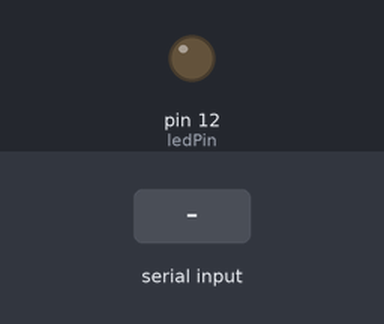
A sketch run on a simulated Arduino Uno, built with avr-gcc and run on an emulated ATmega328P. Parts: output pins drawn as LEDs (lit = HIGH). The inputs (shaded band) are chosen by the test bench.

Above: at 1.2 s.
1.3 s: "1" received over Serial
At 2.4 s:
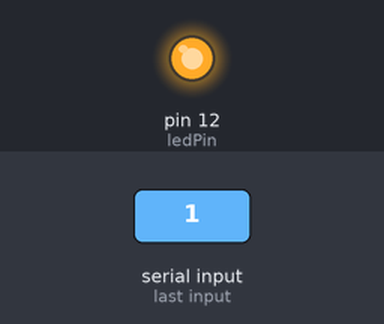
2.8 s: "0" received over Serial
At 3.5 s:
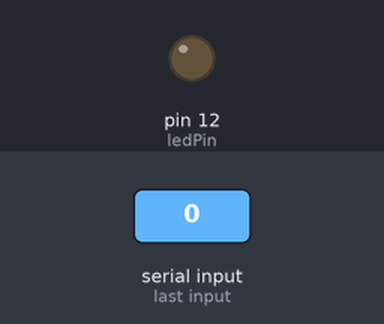
Timing chart, 0 to 5.8 s (numbered marks = the images above; inputs shaded):
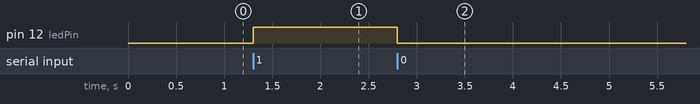

Measured:
- after the input at 1.3 s, pin 12 (ledPin): LOW → HIGH at once
- after the input at 2.8 s, pin 12 (ledPin): HIGH → LOW at once

The sketch:

arduino_code.ino
```cpp
int ledPin = 12;
char c;

void setup() {
  // put your setup code here, to run once:
  Serial.begin(9600);
  pinMode(ledPin,OUTPUT);
}

void loop() {
  // put your main code here, to run repeatedly:
    if (Serial.available()) {
    c = Serial.read();
    if(c =='1') {
      digitalWrite(ledPin,HIGH);
    }
    else if(c =='0') {
      digitalWrite(ledPin,LOW);
    }
  }
}
```
